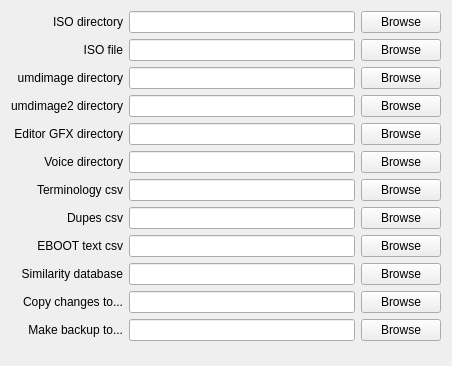
         <widget class="QWidget" name="scrFileLocsContents">
          <property name="geometry">
           <rect>
            <x>0</x>
            <y>0</y>
            <width>452</width>
            <height>366</height>
           </rect>
          </property>
          <property name="autoFillBackground">
           <bool>true</bool>
          </property>
          <property name="styleSheet">
           <string notr="true"/>
          </property>
          <layout class="QGridLayout" name="gridLayout_2">
           <item row="1" column="0">
            <widget class="QLabel" name="label_2">
             <property name="text">
              <string>ISO file</string>
             </property>
             <property name="alignment">
              <set>Qt::AlignRight|Qt::AlignTrailing|Qt::AlignVCenter</set>
             </property>
            </widget>
           </item>
           <item row="1" column="1">
            <widget class="QLineEdit" name="txtIsoFile"/>
           </item>
           <item row="1" column="2">
            <widget class="QPushButton" name="btnIsoFile">
             <property name="text">
              <string>Browse</string>
             </property>
            </widget>
           </item>
           <item row="2" column="0">
            <widget class="QLabel" name="label_3">
             <property name="text">
              <string>umdimage directory</string>
             </property>
             <property name="alignment">
              <set>Qt::AlignRight|Qt::AlignTrailing|Qt::AlignVCenter</set>
             </property>
            </widget>
           </item>
           <item row="2" column="1">
            <widget class="QLineEdit" name="txtUmdDir"/>
           </item>
           <item row="2" column="2">
            <widget class="QPushButton" name="btnUmdDir">
             <property name="text">
              <string>Browse</string>
             </property>
            </widget>
           </item>
           <item row="3" column="0">
            <widget class="QLabel" name="label_4">
             <property name="text">
              <string>umdimage2 directory</string>
             </property>
             <property name="alignment">
              <set>Qt::AlignRight|Qt::AlignTrailing|Qt::AlignVCenter</set>
             </property>
            </widget>
           </item>
           <item row="3" column="1">
            <widget class="QLineEdit" name="txtUmd2Dir"/>
           </item>
           <item row="3" column="2">
            <widget class="QPushButton" name="btnUmd2Dir">
             <property name="text">
              <string>Browse</string>
             </property>
            </widget>
           </item>
           <item row="9" column="0">
            <widget class="QLabel" name="label_6">
             <property name="text">
              <string>Editor GFX directory</string>
             </property>
             <property name="alignment">
              <set>Qt::AlignRight|Qt::AlignTrailing|Qt::AlignVCenter</set>
             </property>
            </widget>
           </item>
           <item row="9" column="1">
            <widget class="QLineEdit" name="txtGFXDir"/>
           </item>
           <item row="9" column="2">
            <widget class="QPushButton" name="btnGFXDir">
             <property name="text">
              <string>Browse</string>
             </property>
            </widget>
           </item>
           <item row="10" column="0">
            <widget class="QLabel" name="label_7">
             <property name="text">
              <string>Voice directory</string>
             </property>
             <property name="alignment">
              <set>Qt::AlignRight|Qt::AlignTrailing|Qt::AlignVCenter</set>
             </property>
            </widget>
           </item>
           <item row="10" column="1">
            <widget class="QLineEdit" name="txtVoice"/>
           </item>
           <item row="10" column="2">
            <widget class="QPushButton" name="btnVoice">
             <property name="text">
              <string>Browse</string>
             </property>
            </widget>
           </item>
           <item row="11" column="0">
            <widget class="QLabel" name="label_5">
             <property name="text">
              <string>Terminology csv</string>
             </property>
             <property name="alignment">
              <set>Qt::AlignRight|Qt::AlignTrailing|Qt::AlignVCenter</set>
             </property>
            </widget>
           </item>
           <item row="11" column="1">
            <widget class="QLineEdit" name="txtTerminology"/>
           </item>
           <item row="11" column="2">
            <widget class="QPushButton" name="btnTerminology">
             <property name="text">
              <string>Browse</string>
             </property>
            </widget>
           </item>
           <item row="15" column="0">
            <widget class="QLabel" name="label_8">
             <property name="text">
              <string>Copy changes to...</string>
             </property>
             <property name="alignment">
              <set>Qt::AlignRight|Qt::AlignTrailing|Qt::AlignVCenter</set>
             </property>
            </widget>
           </item>
           <item row="15" column="1">
            <widget class="QLineEdit" name="txtCopy"/>
           </item>
           <item row="15" column="2">
            <widget class="QPushButton" name="btnCopy">
             <property name="text">
              <string>Browse</string>
             </property>
            </widget>
           </item>
           <item row="16" column="0">
            <widget class="QLabel" name="label_9">
             <property name="text">
              <string>Make backup to...</string>
             </property>
             <property name="alignment">
              <set>Qt::AlignRight|Qt::AlignTrailing|Qt::AlignVCenter</set>
             </property>
            </widget>
           </item>
           <item row="16" column="1">
            <widget class="QLineEdit" name="txtBackup"/>
           </item>
           <item row="16" column="2">
            <widget class="QPushButton" name="btnBackup">
             <property name="text">
              <string>Browse</string>
             </property>
            </widget>
           </item>
           <item row="17" column="1">
            <spacer name="verticalSpacer_2">
             <property name="orientation">
              <enum>Qt::Vertical</enum>
             </property>
             <property name="sizeHint" stdset="0">
              <size>
               <width>20</width>
               <height>40</height>
              </size>
             </property>
            </spacer>
           </item>
           <item row="0" column="2">
            <widget class="QPushButton" name="btnIsoDir">
             <property name="text">
              <string>Browse</string>
             </property>
            </widget>
           </item>
           <item row="0" column="1">
            <widget class="QLineEdit" name="txtIsoDir"/>
           </item>
           <item row="0" column="0">
            <widget class="QLabel" name="label">
             <property name="text">
              <string>ISO directory</string>
             </property>
             <property name="alignment">
              <set>Qt::AlignRight|Qt::AlignTrailing|Qt::AlignVCenter</set>
             </property>
            </widget>
           </item>
           <item row="12" column="0">
            <widget class="QLabel" name="label_13">
             <property name="text">
              <string>Dupes csv</string>
             </property>
             <property name="alignment">
              <set>Qt::AlignRight|Qt::AlignTrailing|Qt::AlignVCenter</set>
             </property>
            </widget>
           </item>
           <item row="13" column="0">
            <widget class="QLabel" name="label_14">
             <property name="text">
              <string>EBOOT text csv</string>
             </property>
             <property name="alignment">
              <set>Qt::AlignRight|Qt::AlignTrailing|Qt::AlignVCenter</set>
             </property>
            </widget>
           </item>
           <item row="14" column="0">
            <widget class="QLabel" name="label_15">
             <property name="text">
              <string>Similarity database</string>
             </property>
             <property name="alignment">
              <set>Qt::AlignRight|Qt::AlignTrailing|Qt::AlignVCenter</set>
             </property>
            </widget>
           </item>
           <item row="12" column="1">
            <widget class="QLineEdit" name="txtDupes"/>
           </item>
           <item row="13" column="1">
            <widget class="QLineEdit" name="txtEbootText"/>
           </item>
           <item row="12" column="2">
            <widget class="QPushButton" name="btnDupes">
             <property name="text">
              <string>Browse</string>
             </property>
            </widget>
           </item>
           <item row="13" column="2">
            <widget class="QPushButton" name="btnEbootText">
             <property name="text">
              <string>Browse</string>
             </property>
            </widget>
           </item>
           <item row="14" column="1">
            <widget class="QLineEdit" name="txtSimilarity"/>
           </item>
           <item row="14" column="2">
            <widget class="QPushButton" name="btnSimilarity">
             <property name="text">
              <string>Browse</string>
             </property>
            </widget>
           </item>
          </layout>
         </widget>
